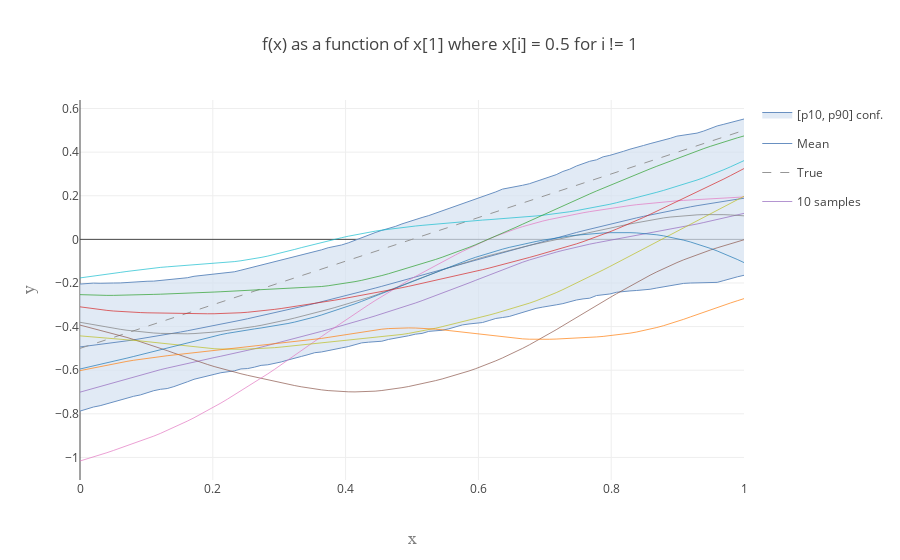

Notebook cell for this chart:
### Markdown cell above
#### Plot a 1D slice of the constrained model

### Code cell
# Plot constrained
mean, var, perc, mode, samples, times = model.calc_posterior_constrained(px_test_arr, compute_mode = False, num_samples = 1000, algorithm = 'minimax_tilting', resample = False)

p_lower = perc[0]
p_upper = perc[2]
p_label = '[p{}, p{}] conf.'.format(10, 90)

samplepaths_Z = []
if show_samplepaths: 
    samplepaths_Z = np.array(samples)

fig_constrained_1 = PlotGP2d(x_mean = px_test, mean = np.array(mean).flatten(),
                        samplepaths =  samplepaths_Z,
                        x_true = px_test, y_true = y_true,
                        p_lower = p_lower, p_upper = p_upper, p_label = p_label,
                        title = 'f(x) as a function of x[{0}] where x[i] = {1} for i != {0}'.format(plot_x_dim, x_base_val))

pltlyoff.iplot(fig_constrained_1, filename='')
